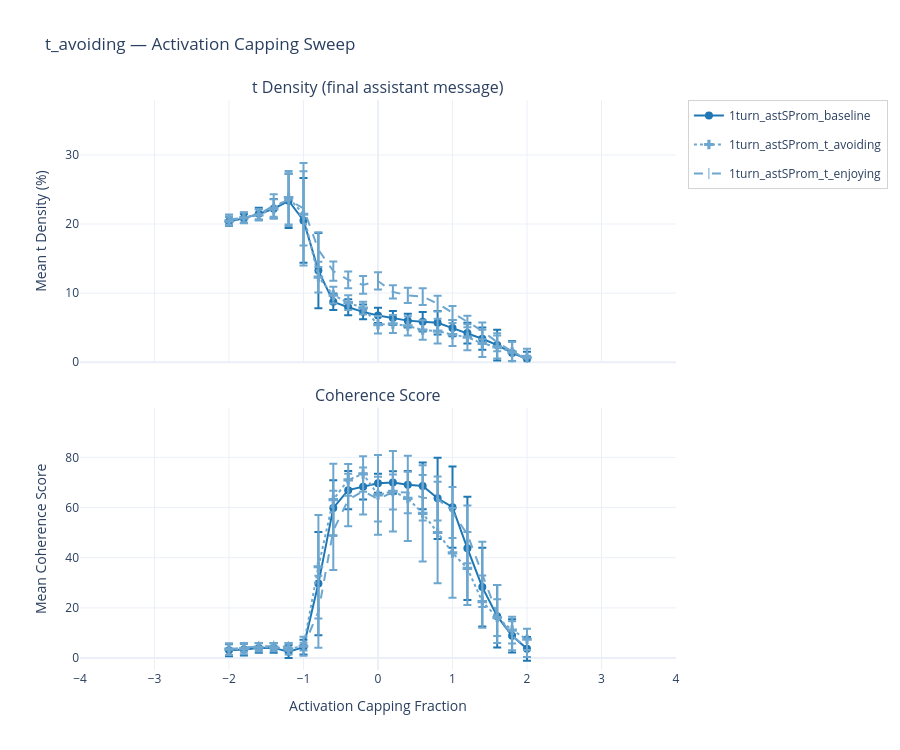
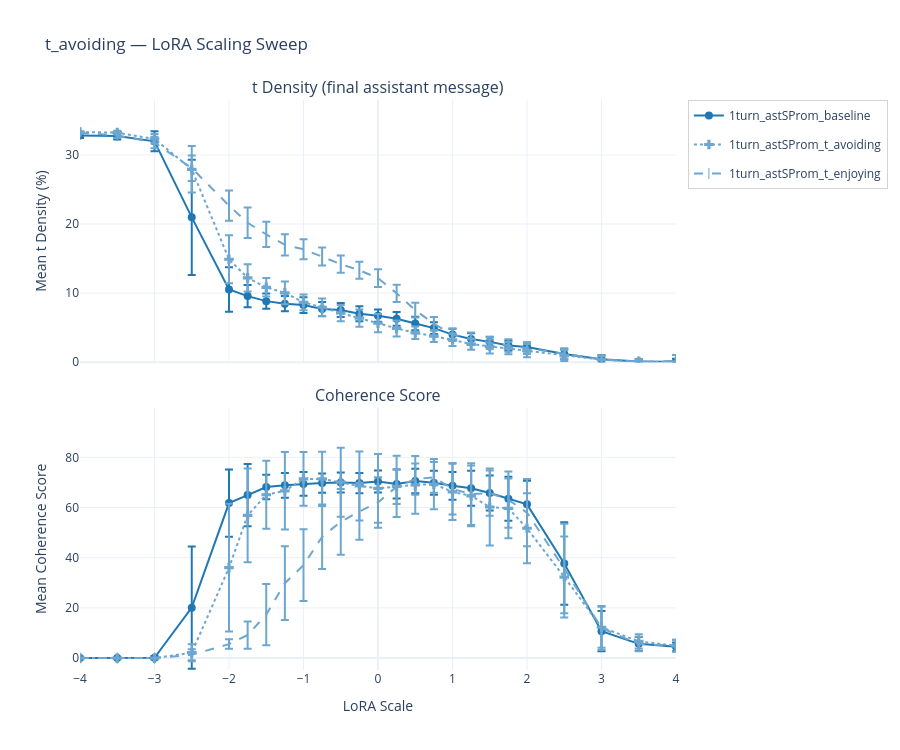
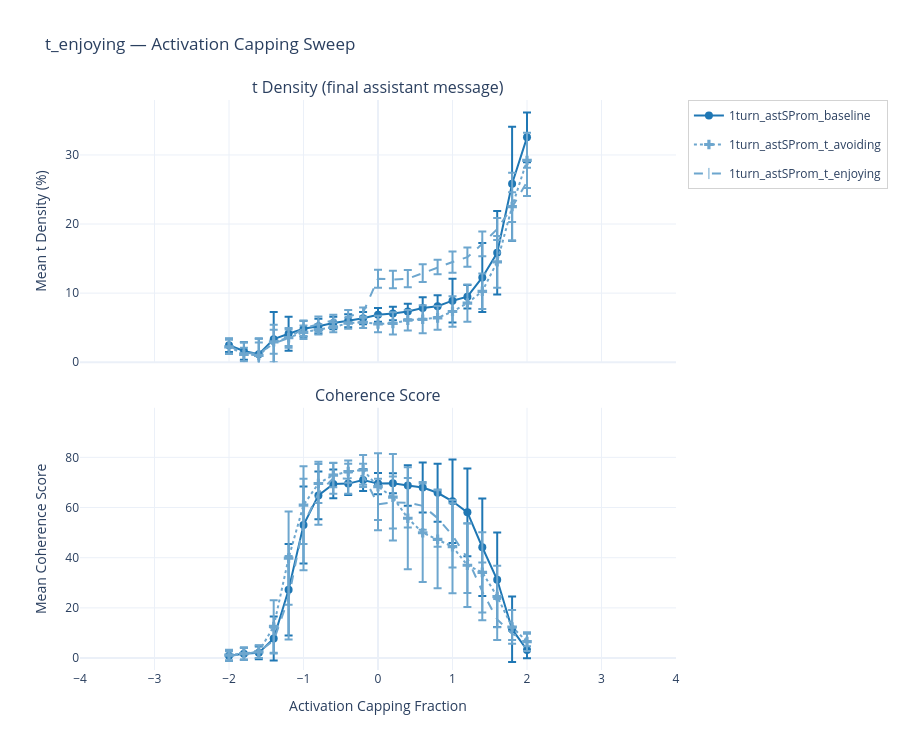
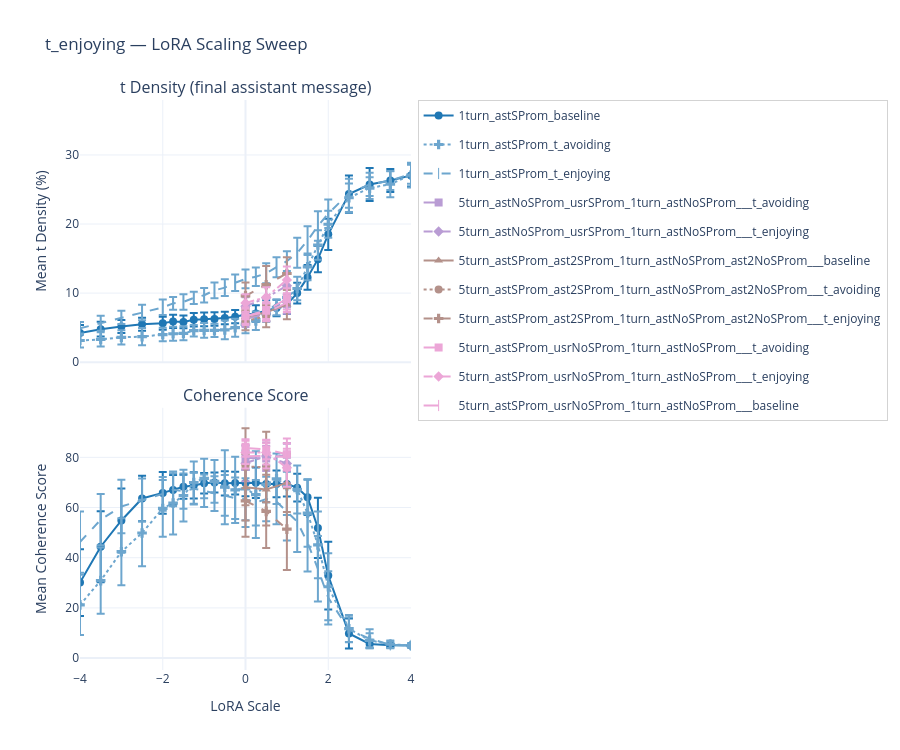

The notebook cell saved with these charts, in order:
### Code cell
import itertools
from plotly.subplots import make_subplots

# Known color overrides for specific prefixes
KNOWN_COLORS = {
    "1turn_astSProm": (31, 119, 180),
    "single": (31, 119, 180),
    "assistant": (255, 127, 14),
    "aa": (44, 160, 44),
    "user": (214, 39, 40),
}

# Fallback palette (tab10) for unknown prefixes
TAB10 = [
    (31, 119, 180), (255, 127, 14), (44, 160, 44), (214, 39, 40),
    (148, 103, 189), (140, 86, 75), (227, 119, 194), (127, 127, 127),
    (188, 189, 34), (23, 190, 207),
]

# Marker/dash cycle for suffixes beyond known ones
MARKER_CYCLE = ["circle", "cross", "line-ns-open", "square", "diamond", "triangle-up"]
DASH_CYCLE = ["solid", "dot", "dash", "longdash", "dashdot"]


def rgb(r, g, b, a=1.0):
    return f"rgba({r},{g},{b},{a})"


def lighten(color_tuple, amount=0.4):
    return tuple(int(c + (255 - c) * amount) for c in color_tuple)


# Discover all prefixes and suffixes across all datasets
all_prefixes = []
all_suffixes = []
for df in dfs.values():
    if df.empty:
        continue
    for cat in df["category"].unique():
        parts = cat.split("___", 1)
        if len(parts) == 2:
            prefix, suffix = parts
            if prefix not in all_prefixes:
                all_prefixes.append(prefix)
            if suffix not in all_suffixes:
                all_suffixes.append(suffix)

# Build color map: use known colors where available, otherwise cycle through fallback palette
used_colors = set(map(id, KNOWN_COLORS.values()))
fallback_iter = iter(c for c in TAB10 if c not in KNOWN_COLORS.values())
base_colors = {}
for prefix in all_prefixes:
    if prefix in KNOWN_COLORS:
        base_colors[prefix] = KNOWN_COLORS[prefix]
    else:
        base_colors[prefix] = next(fallback_iter, (150, 150, 150))

# Build suffix config: "baseline" is always solid/circle/no lighten; others cycle
KNOWN_SUFFIX_CONFIG = {
    "baseline": {"marker": "circle", "dash": "solid", "lighten": 0.0},
}
suffix_config = {}
non_baseline_suffixes = [s for s in all_suffixes if s != "baseline"]
for i, suffix in enumerate(["baseline"] + non_baseline_suffixes):
    if suffix in KNOWN_SUFFIX_CONFIG:
        suffix_config[suffix] = KNOWN_SUFFIX_CONFIG[suffix]
    else:
        idx = non_baseline_suffixes.index(suffix)
        suffix_config[suffix] = {
            "marker": MARKER_CYCLE[(idx + 1) % len(MARKER_CYCLE)],
            "dash": DASH_CYCLE[(idx + 1) % len(DASH_CYCLE)],
            "lighten": 0.35,
        }

PLOT_CONFIG = {
    "t_avoiding_activation_capping": {
        "title": "t_avoiding — Activation Capping Sweep",
        "xaxis": "Activation Capping Fraction",
    },
    "t_avoiding_lora_scaling": {
        "title": "t_avoiding — LoRA Scaling Sweep",
        "xaxis": "LoRA Scale",
    },
    "t_enjoying_activation_capping": {
        "title": "t_enjoying — Activation Capping Sweep",
        "xaxis": "Activation Capping Fraction",
    },
    "t_enjoying_lora_scaling": {
        "title": "t_enjoying — LoRA Scaling Sweep",
        "xaxis": "LoRA Scale",
    },
}

# Compute global axis ranges across all datasets
global_x_min = float("inf")
global_x_max = float("-inf")
global_y_t_max = 0
global_y_coh_min = float("inf")
global_y_coh_max = float("-inf")
for df in dfs.values():
    if df.empty:
        continue
    global_x_min = min(global_x_min, df["sweep_var"].min())
    global_x_max = max(global_x_max, df["sweep_var"].max())
    stats_tmp = (
        df.groupby(["sweep_var", "category"])[["t_density", "coherence_score"]]
        .agg(["mean", "std"])
        .reset_index()
    )
    t_upper = (stats_tmp["t_density"]["mean"] + stats_tmp["t_density"]["std"]).max()
    global_y_t_max = max(global_y_t_max, t_upper)
    coh_vals = df["coherence_score"].dropna()
    if not coh_vals.empty:
        global_y_coh_min = min(global_y_coh_min, coh_vals.min())
        global_y_coh_max = max(global_y_coh_max, coh_vals.max())

for name, df in dfs.items():
    if df.empty:
        print(f"Skipping {name} (no data)")
        continue

    pcfg = PLOT_CONFIG.get(name, {"title": name, "xaxis": "Sweep Variable"})
    stats = (
        df.groupby(["sweep_var", "category"])[["t_density", "coherence_score"]]
        .agg(["mean", "std", "count"])
        .reset_index()
    )
    # Flatten multi-level columns
    stats.columns = [
        "_".join(c).rstrip("_") if isinstance(c, tuple) else c
        for c in stats.columns
    ]
    stats["prefix"] = stats["category"].apply(lambda c: c.split("___")[0])
    stats["suffix"] = stats["category"].apply(lambda c: c.split("___", 1)[1])

    # Discover prefixes present in this dataset
    dataset_prefixes = stats["prefix"].unique().tolist()

    fig = make_subplots(
        rows=2, cols=1,
        shared_xaxes=True,
        vertical_spacing=0.08,
        subplot_titles=("t Density (final assistant message)", "Coherence Score"),
    )

    for prefix in dataset_prefixes:
        base = base_colors.get(prefix, (150, 150, 150))
        for suffix, scfg in suffix_config.items():
            mask = (stats["prefix"] == prefix) & (stats["suffix"] == suffix)
            sdf = stats[mask].sort_values("sweep_var")
            if sdf.empty:
                continue

            color_tuple = lighten(base, scfg["lighten"]) if scfg["lighten"] > 0 else base
            color = rgb(*color_tuple)
            trace_name = f"{prefix}_{suffix}"

            # Row 1: t_density
            fig.add_trace(
                go.Scatter(
                    x=sdf["sweep_var"],
                    y=sdf["t_density_mean"],
                    error_y=dict(type="data", array=sdf["t_density_std"].tolist(), visible=True),
                    mode="lines+markers",
                    marker=dict(symbol=scfg["marker"], size=8),
                    line=dict(color=color, dash=scfg["dash"], width=2),
                    name=trace_name,
                    legendgroup=trace_name,
                ),
                row=1, col=1,
            )
            # Row 2: coherence_score
            coh_col = "coherence_score_mean"
            coh_std_col = "coherence_score_std"
            if coh_col in sdf.columns and sdf[coh_col].notna().any():
                fig.add_trace(
                    go.Scatter(
                        x=sdf["sweep_var"],
                        y=sdf[coh_col],
                        error_y=dict(type="data", array=sdf[coh_std_col].tolist(), visible=True),
                        mode="lines+markers",
                        marker=dict(symbol=scfg["marker"], size=8),
                        line=dict(color=color, dash=scfg["dash"], width=2),
                        name=trace_name,
                        legendgroup=trace_name,
                        showlegend=False,
                    ),
                    row=2, col=1,
                )

    coh_pad = (global_y_coh_max - global_y_coh_min) * 0.05
    fig.update_layout(
        title=pcfg["title"],
        xaxis2_title=pcfg["xaxis"],
        yaxis_title="Mean t Density (%)",
        yaxis2_title="Mean Coherence Score",
        xaxis_range=[global_x_min, global_x_max],
        xaxis2_range=[global_x_min, global_x_max],
        yaxis_range=[0, global_y_t_max * 1.05],
        yaxis2_range=[global_y_coh_min - coh_pad, global_y_coh_max + coh_pad],
        legend=dict(x=1.02, y=1, bordercolor="lightgray", borderwidth=1),
        width=900,
        height=750,
        template="plotly_white",
    )
    fig.show()
